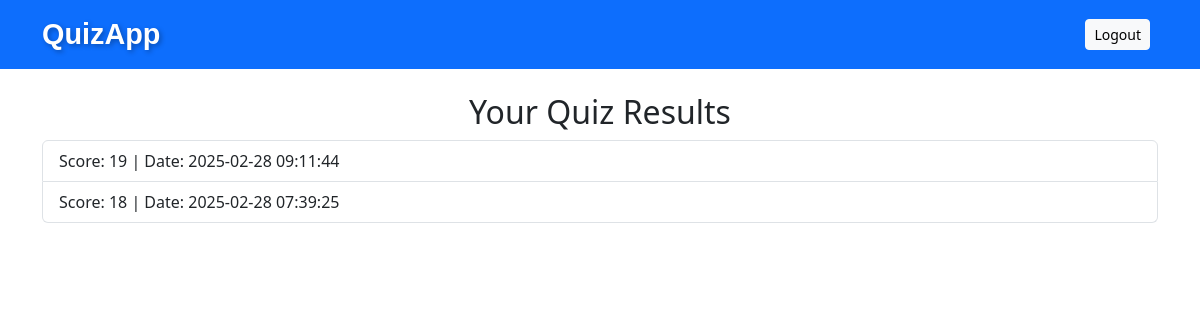
/result (signed in), run on the app's committed database.
### tables this page shows
CREATE TABLE results (
    id INTEGER PRIMARY KEY AUTOINCREMENT,
    user_id INTEGER,
    score INTEGER,
    taken_at TIMESTAMP DEFAULT CURRENT_TIMESTAMP,
    FOREIGN KEY(user_id) REFERENCES users(id)
);

### app.py (the view)
@app.route('/result')
def result():
    if 'user_id' not in session:
        flash("Please login first", "warning")
        return redirect(url_for('login'))
    db_conn = get_db()
    cur = db_conn.execute("SELECT * FROM results WHERE user_id = ? ORDER BY taken_at DESC", (session['user_id'],))
    results = cur.fetchall()
    return render_template('result.html', results=results)

### app.py (called while the page is built)
def get_db():
    database = getattr(g, '_database', None)
    if database is None:
        database = g._database = sqlite3.connect(DATABASE)
        database.row_factory = sqlite3.Row  # Allow accessing columns by name
    return database

@app.teardown_appcontext
def close_connection(exception):
    database = getattr(g, '_database', None)
    if database is not None:
        database.close()

### templates/result.html
{% extends "base.html" %}
{% block content %}
<h2 class="text-center">Your Quiz Results</h2>
<ul class="list-group">
  {% for result in results %}
    <li class="list-group-item">
      Score: {{ result.score }} | Date: {{ result.taken_at }}
    </li>
  {% else %}
    <li class="list-group-item">No results yet.</li>
  {% endfor %}
</ul>
{% endblock %}

### data on the page
results: score "19", taken_at "2025-02-28 09:11:44"
results: score "18", taken_at "2025-02-28 07:39:25"
